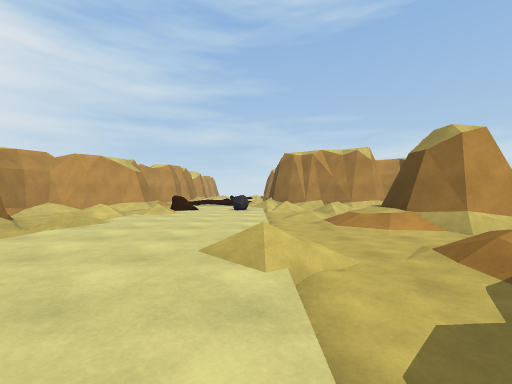
View 1 (above)

20 first-person views from a walk through a scene from a Unity 3-D project. The camera is 1.2 m above the floor, looks level and sees 90° across. The floor is counted in squares, 2 m on a side. Each view is taken from the middle of a square. On the plan, view 1 faces up. The plan holds only what a view shows up to about 9 squares ahead; the rest is blank. The place goes on beyond the plan. The player is left out.

View 2
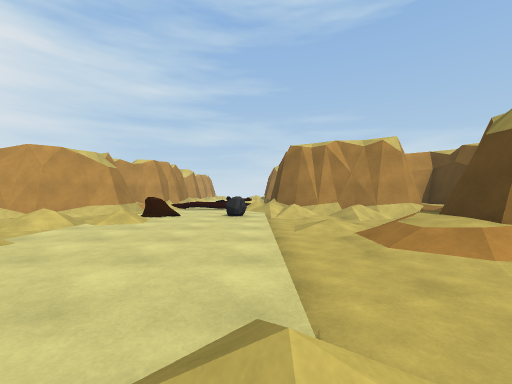

View 3
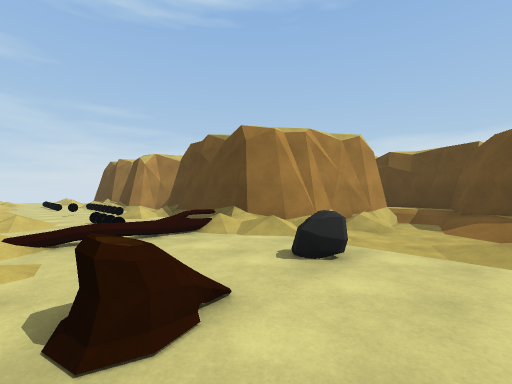

View 4
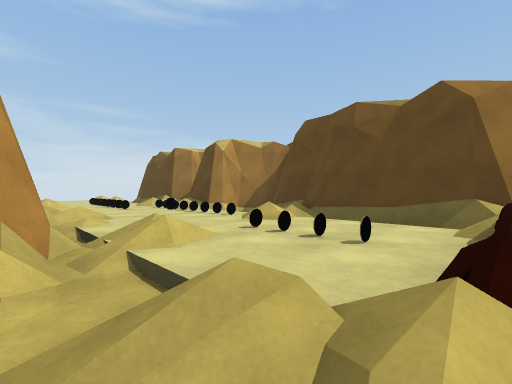

View 5
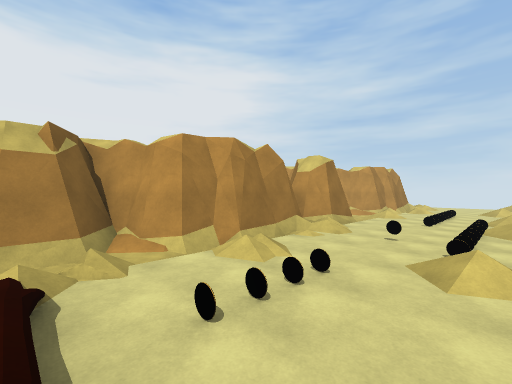

View 6
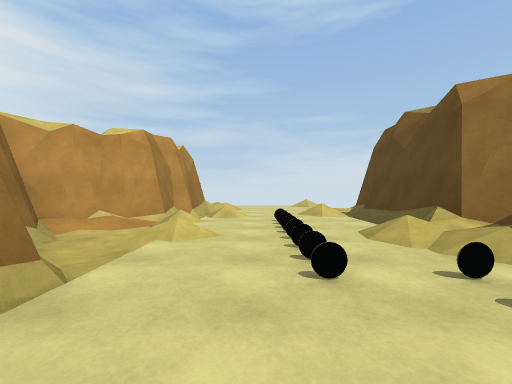

View 7
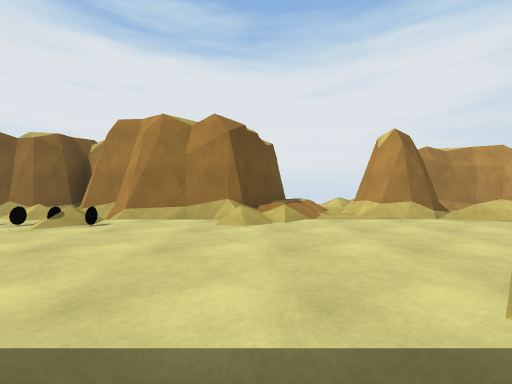

View 8
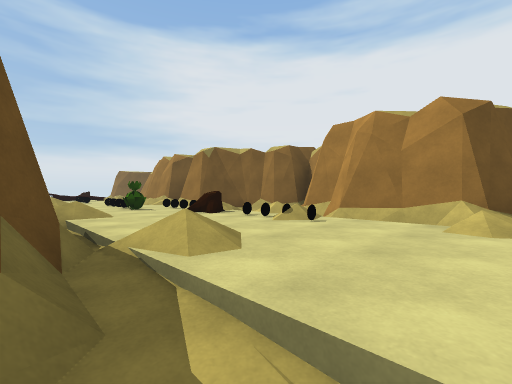

View 9
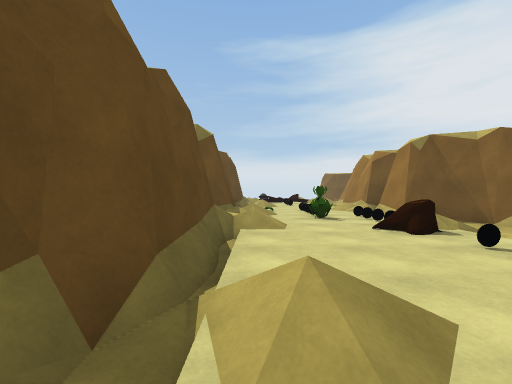

View 10
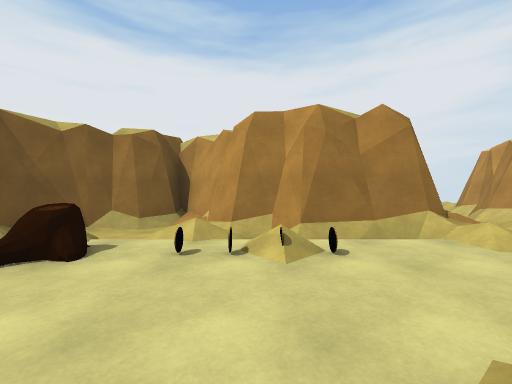

View 11
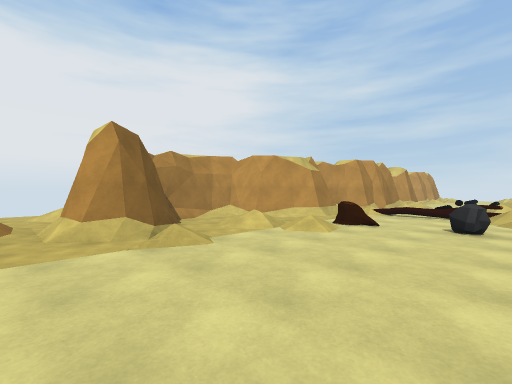

View 12
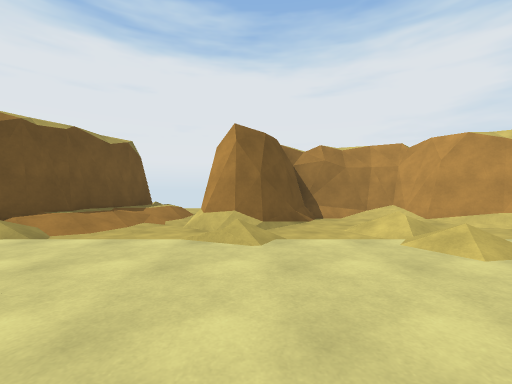

View 13
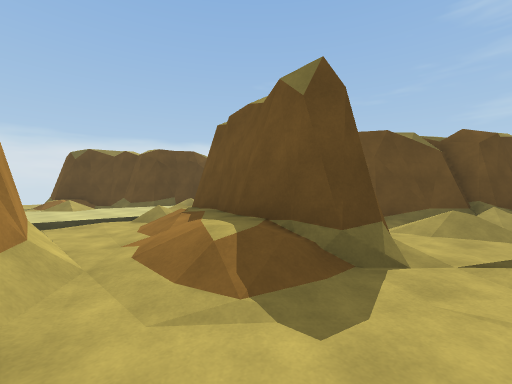

View 14
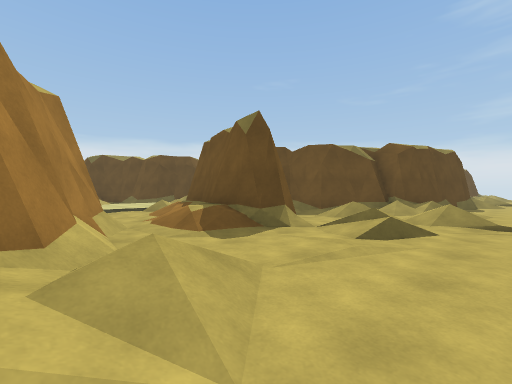

View 15
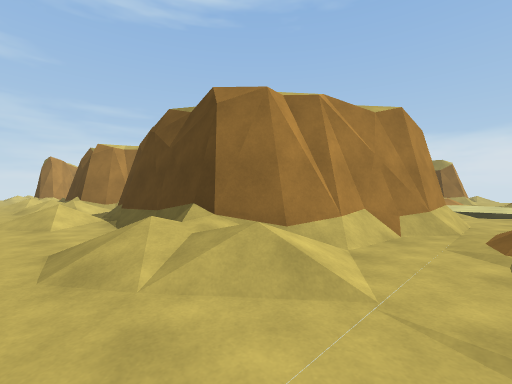

View 16
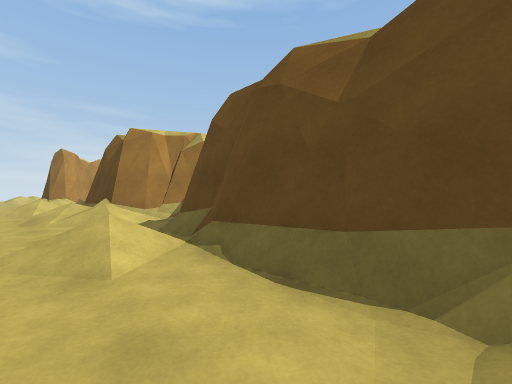

View 17
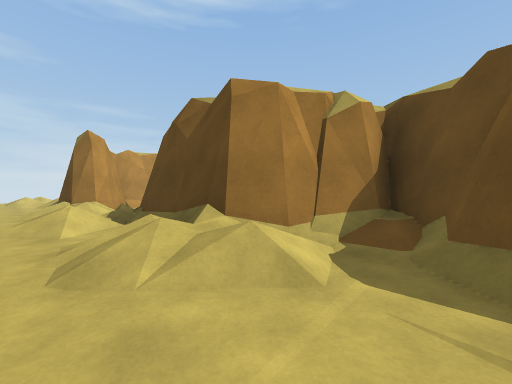

View 18
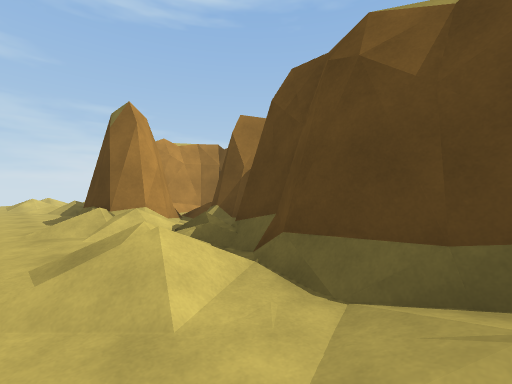

View 19
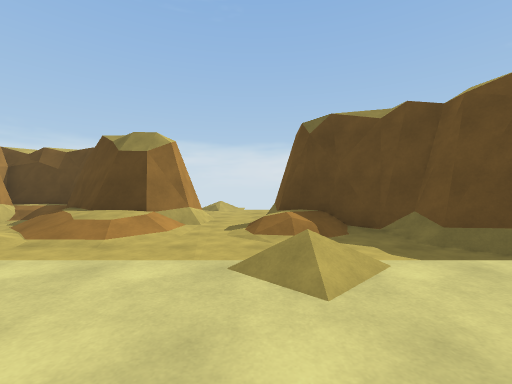

View 20
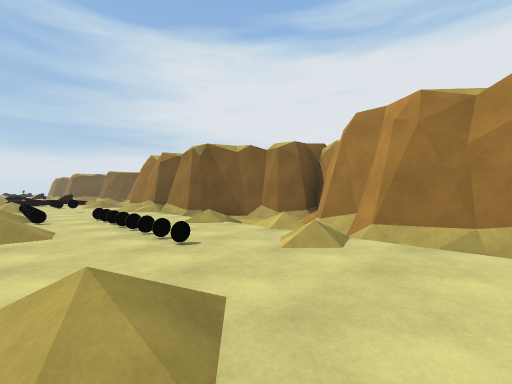

### Floor plan
Key: @ floor where view 1 was taken; # wall or solid block; . main floor; : floor 0.25 m higher than the main floor; - floor 0.25 m lower than the main floor; + floor 0.5 m higher than the main floor; / step, stairs or slope; = window, fence, low wall or low ledge; R rock; P plant; O other object.
Columns run from 11 left of view 1 to 7 right of it. Each row starts with its distance up from view 1.
 25        #....#
 24        #.../#
 23       ##/...#
 22 -/   ##/.O..#
 21 --   #/-.O./#
 20 --   ##-.O./#
 19 -##   ##.OO.#
 18 -##    #..O+##
 17 -##    #/.O.-##
 16 --#    #/OO.-#
 15 //#    #..O.#
 14 --#    #/O..#
 13 -/#   ##.O..#
 12 -/#####//O..#
 11 -/-/###-//O/##   #
 10 --/###/-:..//#####
  9 //###/--.O../-//+#
  8 --##/-//...R---/##
  7 --##/-///...../##
  6 -/####--....-//##
  5 -/#####//...-//##
  4 -//-/##-....-------
  3 ---//---.../-//----
  2 ---//+//.../-//##
  1 -..#####/...-/##
  0 ----   #...@###
 -1 ---.   #O../#
 -2 ---=####O...#
 -3 -. ####/O...#
 -4 - ####/-.O./#
 -5 -=#  ##-O../#
 -6  ##   ##OP./#

Where each view was taken, in squares from view 1:
view 1: 0 up, 0 right, facing up
view 2: 2 up, 0 right, facing up
view 3: 7 up, 3 left, facing up-right
view 4: 11 up, 4 left, facing up-right
view 5: 11 up, 0 right, facing up-left
view 6: 17 up, 2 left, facing up
view 7: 1 up, 1 right, facing left
view 8: 1 up, 1 right, facing down-left
view 9: 0 up, 0 right, facing down
view 10: 2 down, 0 right, facing left
view 11: 3 up, 0 right, facing up-left
view 12: 5 up, 0 right, facing left
view 13: 4 up, 9 left, facing down-right
view 14: 5 up, 11 left, facing down-right
view 15: 3 up, 11 left, facing up-right
view 16: 6 up, 11 left, facing up-right
view 17: 10 up, 11 left, facing up-right
view 18: 13 up, 11 left, facing up-right
view 19: 3 up, 2 left, facing right
view 20: 25 up, 0 right, facing down-left
